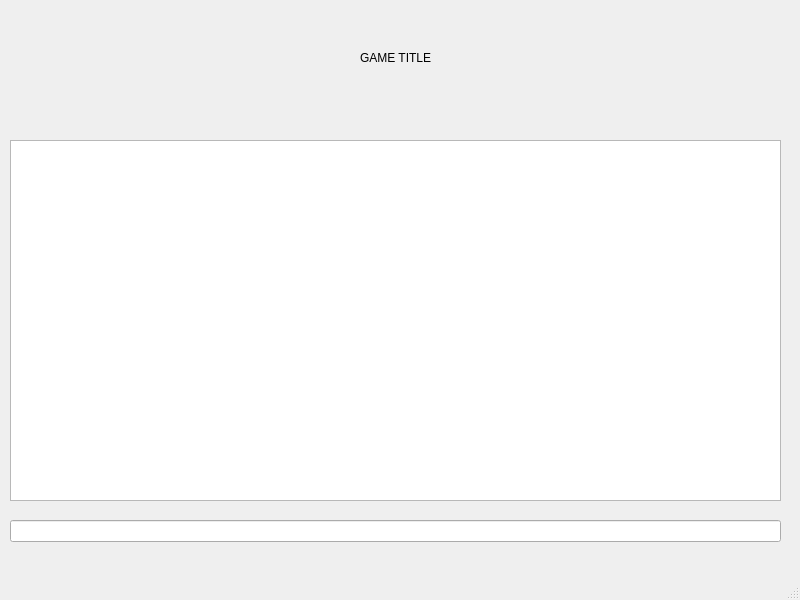
<?xml version="1.0" encoding="UTF-8"?>
<ui version="4.0">
 <class>MainWindow</class>
 <widget class="QMainWindow" name="MainWindow">
  <property name="geometry">
   <rect>
    <x>0</x>
    <y>0</y>
    <width>800</width>
    <height>600</height>
   </rect>
  </property>
  <property name="windowTitle">
   <string>MainWindow</string>
  </property>
  <widget class="QWidget" name="centralwidget">
   <widget class="QTableWidget" name="tableWidget">
    <property name="geometry">
     <rect>
      <x>10</x>
      <y>140</y>
      <width>771</width>
      <height>361</height>
     </rect>
    </property>
   </widget>
   <widget class="QLineEdit" name="lineEdit">
    <property name="geometry">
     <rect>
      <x>10</x>
      <y>520</y>
      <width>771</width>
      <height>22</height>
     </rect>
    </property>
    <property name="text">
     <string/>
    </property>
   </widget>
   <widget class="QLabel" name="label">
    <property name="geometry">
     <rect>
      <x>360</x>
      <y>50</y>
      <width>71</width>
      <height>16</height>
     </rect>
    </property>
    <property name="text">
     <string>GAME TITLE</string>
    </property>
   </widget>
  </widget>
  <widget class="QMenuBar" name="menubar">
   <property name="geometry">
    <rect>
     <x>0</x>
     <y>0</y>
     <width>800</width>
     <height>20</height>
    </rect>
   </property>
  </widget>
  <widget class="QStatusBar" name="statusbar"/>
 </widget>
 <resources/>
 <connections/>
</ui>
